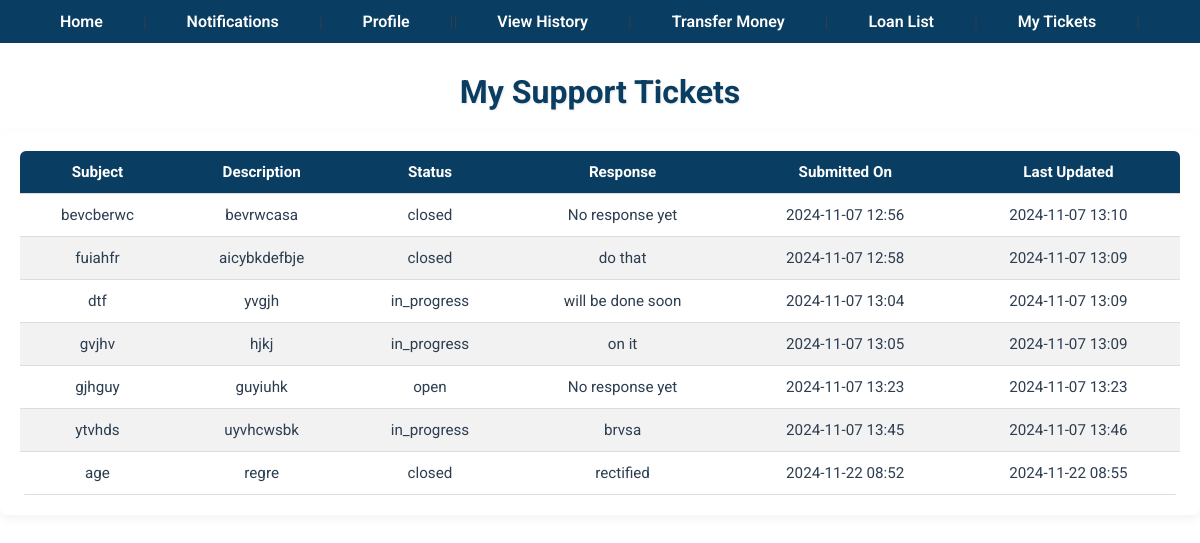
The app's page /support/my-tickets/ (signed in) with its own data.
### support/models.py (models this page shows, shortened)
class SupportTicket(models.Model):
    STATUS_CHOICES = [
        ('open', 'Open'),
        ('in_progress', 'In Progress'),
        ('closed', 'Closed'),
    ]
    user = models.ForeignKey(User, on_delete=models.CASCADE)
    subject = models.CharField(max_length=255)
    description = models.TextField()
    status = models.CharField(max_length=20, choices=STATUS_CHOICES, default='open')
    response = models.TextField(blank=True, null=True)  # New field for admin response
    created_at = models.DateTimeField(auto_now_add=True)
    updated_at = models.DateTimeField(auto_now=True)

### support/views.py (the view)
# urls.py: path('my-tickets/', views.my_support_tickets, name='my_tickets'),
@login_required
def my_support_tickets(request):
    tickets = SupportTicket.objects.filter(user=request.user)
    return render(request, 'support/my_tickets.html', {'tickets': tickets})

### support/templates/support/my_tickets.html
{% extends "accounts/base.html" %}
{% block content %}
  <h2>My Support Tickets</h2>
  {% if tickets %}
    <div class="table-container">
      <table class="styled-table">
        <thead>
          <tr>
            <th>Subject</th>
            <th>Description</th>
            <th>Status</th>
            <th>Response</th>
            <th>Submitted On</th>
            <th>Last Updated</th>
          </tr>
        </thead>
        <tbody>
          {% for ticket in tickets %}
            <tr>
              <td>{{ ticket.subject }}</td>
              <td>{{ ticket.description }}</td>
              <td>{{ ticket.status }}</td>
              <td>{{ ticket.response|default:"No response yet" }}</td>
              <td>{{ ticket.created_at|date:"Y-m-d H:i" }}</td>
              <td>{{ ticket.updated_at|date:"Y-m-d H:i" }}</td>
            </tr>
          {% endfor %}
        </tbody>
      </table>
    </div>
  {% else %}
    <p>You have not submitted any support tickets yet.</p>
  {% endif %}
{% endblock %}

### accounts/static/accounts/styles.css (style rules this page uses)
body { font-family: 'Roboto', sans-serif; background-color: white; margin: 0; padding: 0; color: #2c3e50; }
h2, h3 { color: #34495e; margin-bottom: 12px; font-weight: 600; }
h2 { color: #0a3d62; text-align: center; margin-top: 30px; margin-bottom: 20px; font-weight: 700; font-size: 2rem; font-family: 'Roboto', sans-serif; text-shadow: 1px 1px 2px rgba(0,0,0,0.1); }
.table-container { overflow-x: auto; margin-top: 20px; background-color: #ffffff; padding: 20px; border-radius: 8px; box-shadow: 0 4px 12px rgba(0, 0, 0, 0.05); }
.styled-table { width: 100%; border-collapse: collapse; font-size: 0.95rem; min-width: 600px; border-radius: 6px; overflow: hidden; }
.styled-table thead { background-color: #0a3d62; color: #ffffff; text-align: center; }
.styled-table th, .styled-table td { padding: 12px 15px; border-bottom: 1px solid #dddddd; text-align: center; }
.styled-table tr:nth-child(even) { background-color: #f2f2f2; }

### records on screen
SupportTicket: subject "bevcberwc", description "bevrwcasa", status "closed", response "No response yet", created_at "2024-11-07 12:56", updated_at "2024-11-07 13:10"
SupportTicket: subject "fuiahfr", description "aicybkdefbje", status "closed", response "do that", created_at "2024-11-07 12:58", updated_at "2024-11-07 13:09"
SupportTicket: subject "dtf", description "yvgjh", status "in_progress", response "will be done soon", created_at "2024-11-07 13:04", updated_at "2024-11-07 13:09"
SupportTicket: subject "gvjhv", description "hjkj", status "in_progress", response "on it", created_at "2024-11-07 13:05", updated_at "2024-11-07 13:09"
SupportTicket: subject "gjhguy", description "guyiuhk", status "open", response "No response yet", created_at "2024-11-07 13:23", updated_at "2024-11-07 13:23"
SupportTicket: subject "ytvhds", description "uyvhcwsbk", status "in_progress", response "brvsa", created_at "2024-11-07 13:45", updated_at "2024-11-07 13:46"
SupportTicket: subject "age", description "regre", status "closed", response "rectified", created_at "2024-11-22 08:52", updated_at "2024-11-22 08:55"
